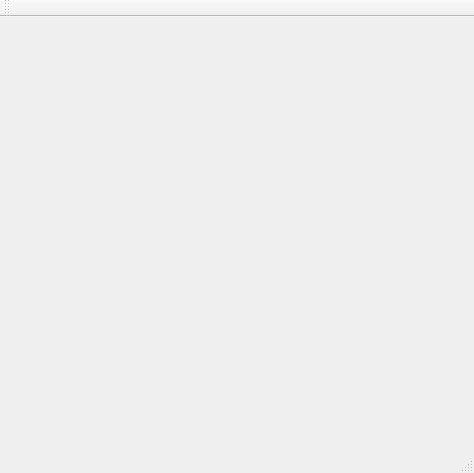
<?xml version="1.0" encoding="UTF-8"?>
<ui version="4.0">
 <class>MainWindow</class>
 <widget class="QMainWindow" name="MainWindow">
  <property name="geometry">
   <rect>
    <x>0</x>
    <y>0</y>
    <width>474</width>
    <height>473</height>
   </rect>
  </property>
  <property name="windowTitle">
   <string>MainWindow</string>
  </property>
  <widget class="QWidget" name="centralWidget"/>
  <widget class="QMenuBar" name="menuBar">
   <property name="geometry">
    <rect>
     <x>0</x>
     <y>0</y>
     <width>474</width>
     <height>22</height>
    </rect>
   </property>
  </widget>
  <widget class="QToolBar" name="mainToolBar">
   <attribute name="toolBarArea">
    <enum>TopToolBarArea</enum>
   </attribute>
   <attribute name="toolBarBreak">
    <bool>false</bool>
   </attribute>
  </widget>
  <widget class="QStatusBar" name="statusBar"/>
 </widget>
 <layoutdefault spacing="6" margin="11"/>
 <resources/>
 <connections/>
</ui>
